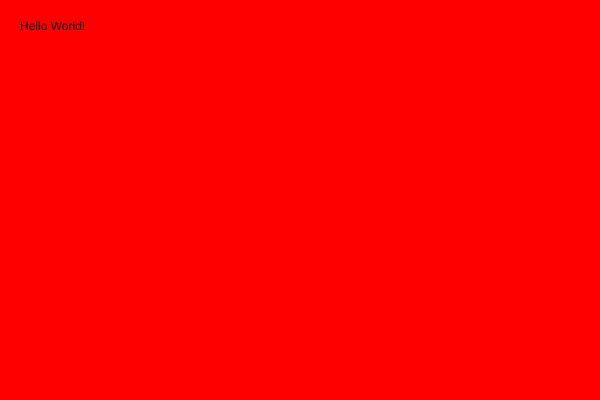
Frame 1 (no input)
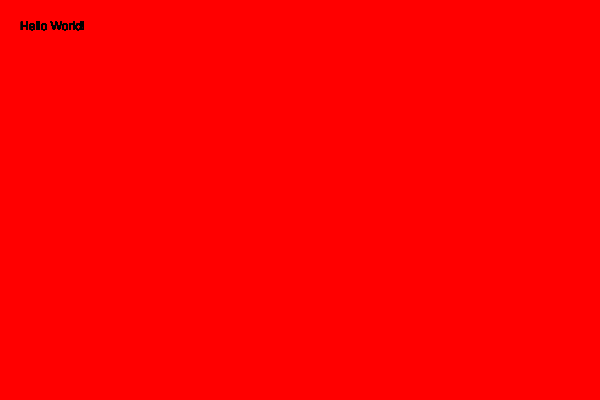
Frame 60 (no input)
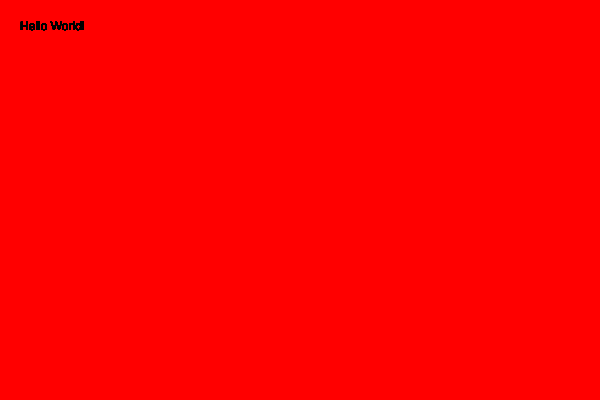
Frame 120 (the mouse pressed at the canvas centre since frame 60)

The p5.js sketch that drew these frames (run headless with seeded random() and noise() and a simulated clock; from frame 60 on, the mouse is pressed at the canvas centre):

// p5.js sketch
// ── sketch.js
// Declare the setup function
function setup() {

    // create a canvas 600px wide and 400px high
    createCanvas( 600,400 );

    // color the background 'red'
    background( 'red' );
}
// Declare the draw function
function draw() {

    // tell p5 to print the text string "Hello World!"
    // This is going to be positioned at ( x: 20, y: 30 ).
    text( "Hello World!", 20, 30 );
}
